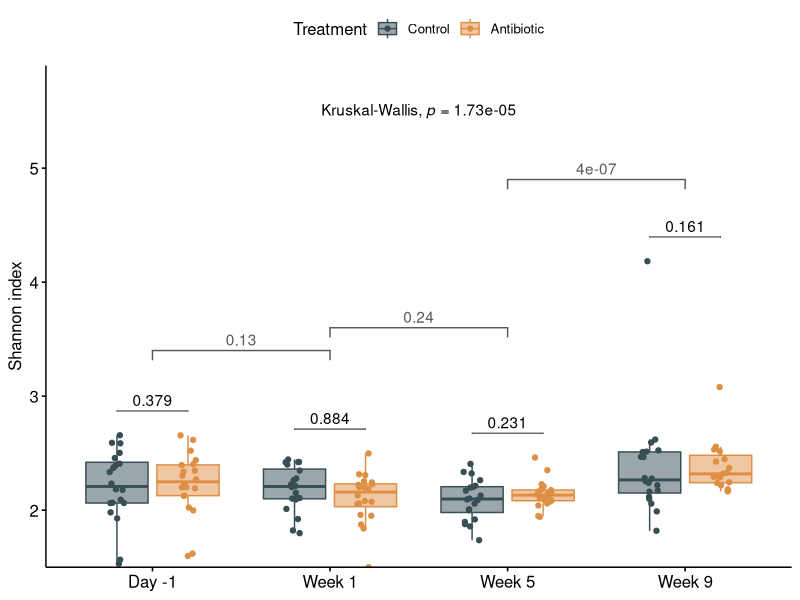
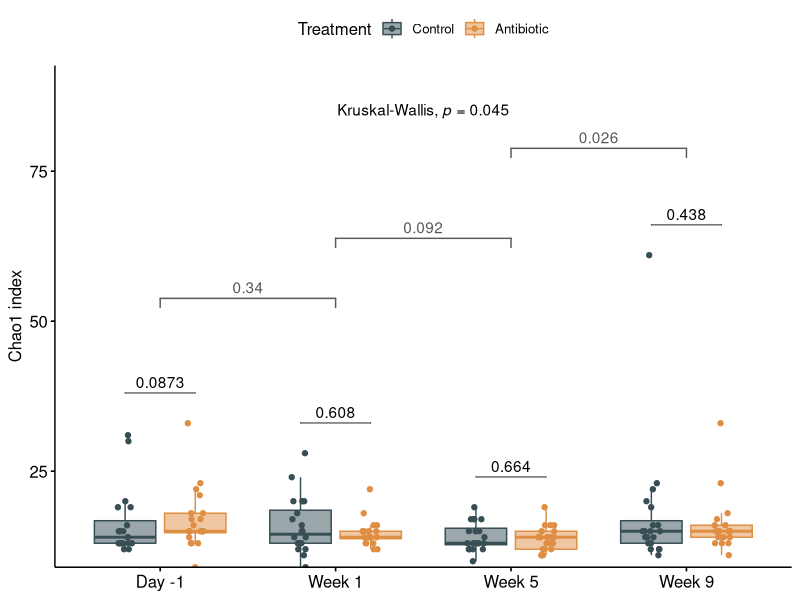
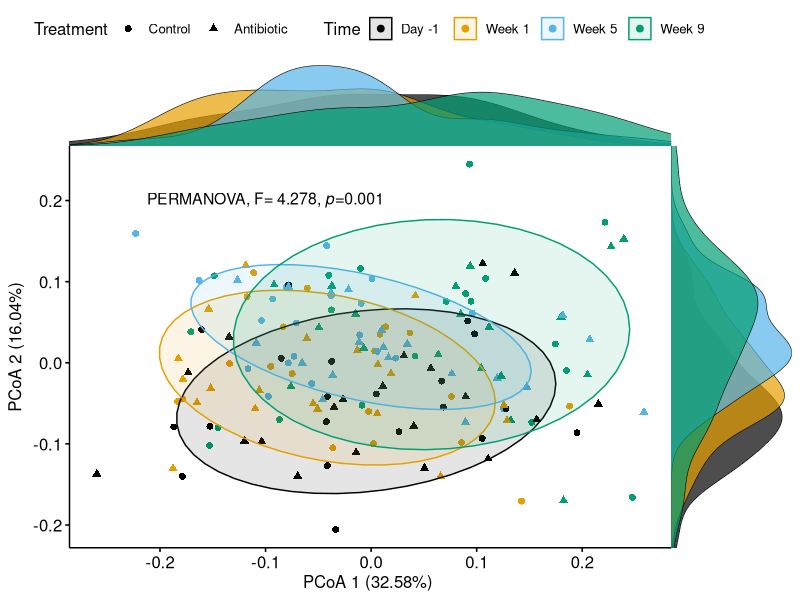
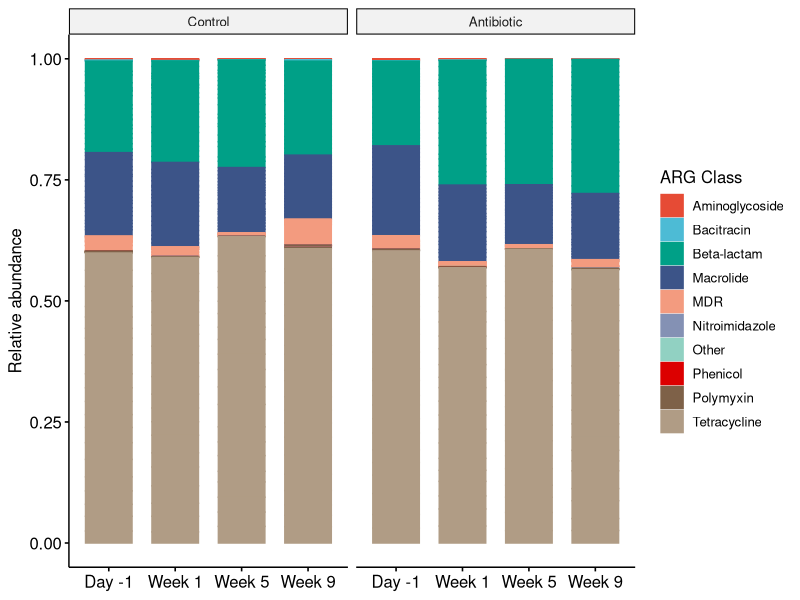
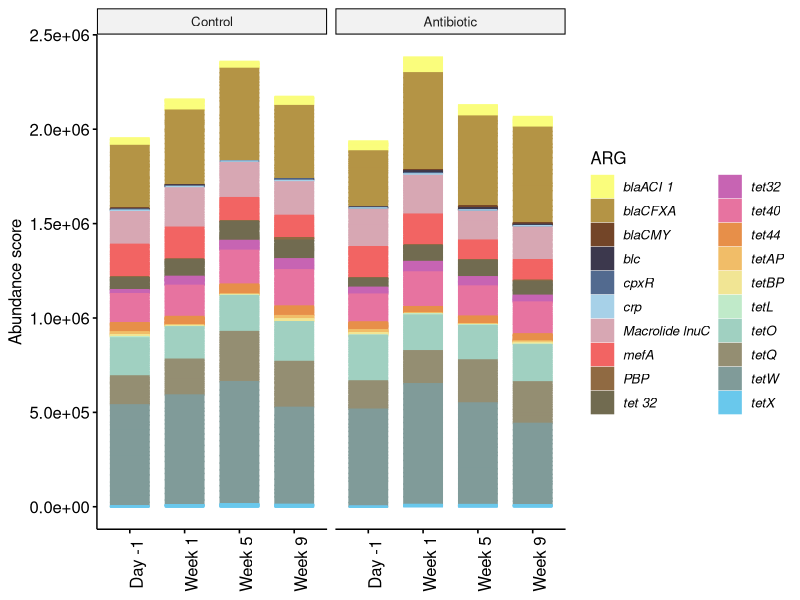
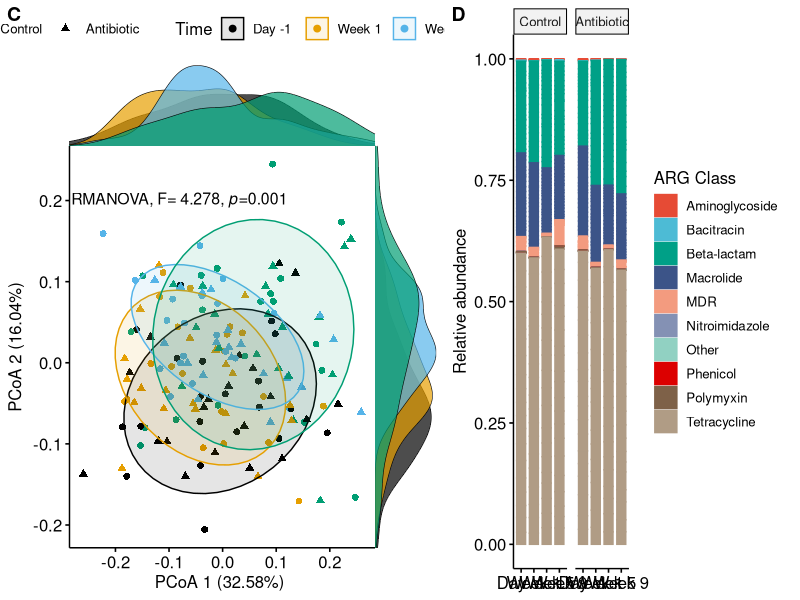

The R source for these figures, in order:
## ---- chunk 1
library(tidyverse)
library("ggsci") 
library(ggpubr)
library(rstatix)
## ---- chunk 2
setwd("~/OneDrive\ -\ Michigan\ State\ University/Manning_lab/Mastitis_project/GitHub/data/")

#Metadata
metadata =read.table("metadata.csv", sep = ",", header = TRUE,  na.strings = "") %>% 
   filter(Time_tx %in% c("Day -1","Week 1","Week 5", "Week 9"))
metadata$days_tx <- as.numeric(as.character(metadata$days_tx))
metadata$Treatment <- factor(metadata$Treatment, levels = c("Control","Antibiotic"))


#Alpha diversity (shannon, simpson, chao1) calculated through the COSMOS-ID pipeline
alpha =read.table("alpha_ARGs_abs_COSMOS-ID.tsv", sep = "\t", header = TRUE,  na.strings = "") 

#Beta diversity (Jaccard & Bray-curtis dissimilarity) calculated through the COSMOS-ID pipeline
beta = read.table("betapca_ARGs_abs_COSMOS-ID.tsv", sep = "\t", header = TRUE,  na.strings = "") 

#ARGs abundance score calculated through the COSMOS-ID pipeline
abundance = read.table("abundance_ARGs_abs_COSMOS-ID.tsv", sep = "\t", header = TRUE,  na.strings = "", check.names = F)
## ---- chunk 3
alpha_met <- merge(metadata,alpha,by="Name")
alpha_beta_met <- merge(beta,alpha_met,by="Name")
alpha_beta_met$Treatment <- factor(alpha_beta_met$Treatment, levels = c("Control","Antibiotic"))
## ---- chunk 4
library(rstatix)
#Calculating p-value for the variation over time
stat.test_time <- alpha_beta_met %>%
  kruskal_test(Shannon ~ Time_tx)
stat.test_time
## ---- chunk 5
library(rstatix)
#Calculating p-values between treatments by time point
stat.test <- alpha_beta_met %>%
  group_by(Time_tx) %>%
  wilcox_test(Shannon ~ Treatment, alternative = "less") %>%
  adjust_pvalue(method = "bonferroni") %>%
  add_significance("p.adj") %>%
  add_xy_position(x = "Time_tx", dodge = 0.8)

stat.test
## ---- chunk 6
library(ggpubr)
library(ggsci)

#Boxplot of Shannon diversity between treatment groups over time
shannon_boxplot_ARG = ggboxplot(alpha_beta_met, x = "Time_tx", y = "Shannon", color = "Treatment", palette = "jama", fill = "Treatment", add = c("jitter"), notch = F, outlier.shape = NA) +
  labs(x = "Time to treatment", y = "Shannon index", colour = "Treatment", fill = "Treatment") + 
  scale_fill_jama(alpha = 0.5) +
  stat_pvalue_manual(stat.test,  label = "p", tip.length = 0) +
  scale_y_continuous(expand = expansion(mult = c(0, 0.1))) +
  annotate("text", x = 2.5, y = 5.5, label = expression(paste("Kruskal-Wallis, ", paste(italic('p'))," = 1.73e-05"))) +
  geom_signif(aes(y = Shannon, x = Time_tx),
              comparisons = list(c("Day -1","Week 1"),c("Week 1","Week 5"),c("Week 5","Week 9") ), 
              test = "wilcox.test", y_position = c(3.2,3.4,4.7), color = "gray35", tip_length = 0.02)  +
  theme(axis.title.x = element_blank())

shannon_boxplot_ARG
## ---- chunk 7
library(rstatix)
#Calculating p-value for the variation over time
stat.test_time <- alpha_beta_met %>%
  kruskal_test(Chao1 ~ Time_tx)
stat.test_time
## ---- chunk 8
#Calculating p-values between treatments by time point
stat.test <- alpha_beta_met %>%
  group_by(Time_tx) %>%
  wilcox_test(Chao1 ~ Treatment, alternative = "less") %>%
  adjust_pvalue(method = "bonferroni") %>%
  add_significance("p.adj") %>% 
  add_xy_position(x = "Time_tx", dodge = 0.8)

stat.test
## ---- chunk 9
chao1_ARG_boxplot = ggboxplot(alpha_beta_met, x = "Time_tx", y = "Chao1", color = "Treatment", palette = "jama", fill = "Treatment", add = c("jitter"), notch = F, outlier.shape = NA) +
  labs(x = "Time to treatment", y = "Chao1 index", colour = "Treatment", fill = "Treatment") + 
  scale_fill_jama(alpha = 0.5)  + 
  stat_pvalue_manual(stat.test,  label = "p", tip.length = 0) +
  scale_y_continuous(expand = expansion(mult = c(0, 0.1))) +
  annotate("text", x = 2.5, y = 85, label = expression(paste("Kruskal-Wallis, ", paste(italic('p'))," = 0.045"))) +
  geom_signif(aes(y = Chao1, x = Time_tx),
              comparisons = list(c("Day -1","Week 1"),c("Week 1","Week 5"),c("Week 5","Week 9") ), 
              test = "wilcox.test", y_position = c(50,60,75), color = "gray35", tip_length = 0.02) +
  theme(axis.title.x = element_blank())

chao1_ARG_boxplot
## ---- chunk 10
library(cowplot)
library("scales")
library(ggthemes)

#Permanova value provided by COSMOS-ID
label_perm <- expression(paste("PERMANOVA, ",F ,"= 4.278, ",paste(italic('p')),"=0.001"))

#PCoA of the Bray-Curtis dissimilarity 
pmain_brayF = ggscatter(alpha_beta_met, x = "bray_curtis.X", y = "bray_curtis.Y", color = "Time_tx", shape = "Treatment",ellipse = TRUE, ellipse.level=.7,mean.point = F, mean.point.size = 5, star.plot = F) +
  labs(x = "PCoA 1 (32.58%) ", y = "PCoA 2 (16.04%)", colour = "Time", fill = "Time") + 
  theme(legend.position = "top") +
  scale_fill_colorblind() +   
  scale_color_colorblind() +
  annotate("text", x = -0.1, y = 0.2, label = label_perm, colour = "black", size = 4)

#Adding marginal densities along x axis in the PCoA
xdens <- axis_canvas(pmain_brayF, axis = "x") +
  geom_density(data = alpha_beta_met, aes(x = bray_curtis.X, fill = Time_tx), alpha = 0.7, size = 0.2) +
  theme(legend.position = "none") +
  scale_fill_colorblind()

#Adding marginal densities along x axis in the PCoA
ydens <- axis_canvas(pmain_brayF, axis = "y", coord_flip = TRUE) +
  theme(legend.position = "none") +
  geom_density(data = alpha_beta_met, aes(x = bray_curtis.Y, fill = Time_tx), alpha = 0.7, size = 0.2)+
  coord_flip() +
  scale_fill_colorblind()

#Inserting densities in the PCoA plot
p1 <- insert_xaxis_grob(pmain_brayF, xdens, grid::unit(.2, "null"), position = "top")
p2<- insert_yaxis_grob(p1, ydens, grid::unit(.2, "null"), position = "right")

#Ploting the PCoA
bray_plotARG = ggdraw(p2)
bray_plotARG
## ---- chunk 11
library(reshape2)
#Adding all the abundances at the Class level
ARG_class_ab <- abundance %>% 
  dplyr::select(Drug_Class, 6:164) %>% 
  group_by(Drug_Class) %>% 
  summarise_all(sum)

#Transposing table and merging with the metadata
ARG_class_ab_metadata <- melt(ARG_class_ab, id = colnames(ARG_class_ab)[1]) %>% 
  rename(Name = variable, Abundance = value) %>% 
  merge(metadata,by="Name")
## ---- chunk 12
ARG_class_ab_barplot <- ARG_class_ab_metadata %>% 
  ggbarplot(x= "Time_tx", y = "Abundance", color = "Drug_Class", fill = "Drug_Class", 
            palette = get_palette("npg",10), 
            ylab = "Relative abundance", 
            legend = "right", 
            position = position_fill()) +
  labs(fill="ARG Class", color="ARG Class") +
  facet_grid(~Treatment, scales = "free_x", space = "free_x") +
  theme(axis.title.x = element_blank())

ARG_class_ab_barplot
## ---- chunk 13
library(reshape2)
#Adding all the abundances at the ARG-group level
ARG_gene_ab <- abundance %>% 
  dplyr::select(ARG_group, 6:164) %>% 
  group_by(ARG_group) %>% 
  summarise_all(sum)

#Transposing table and merging with the metadata
ARG_ab_metadata <- melt(ARG_gene_ab, id = colnames(ARG_gene_ab)[1]) %>% 
  rename(Name = variable, Abundance = value) %>% 
  merge(metadata,by="Name")
## ---- chunk 14
#Identifying the top 20 ARGs
ARG_sum <- ARG_ab_metadata %>% 
  group_by(ARG_group) %>%
  summarize(sum_genes=sum(Abundance))

top20 <- top_n(ARG_sum,20)
top20
## ---- chunk 15
#Barplot of the top 20 ARGs
ARG_ab_barplot <- ARG_ab_metadata %>% 
  filter(ARG_group %in% top20$ARG_group) %>% 
  ggbarplot(x= "Time_tx", y = "Abundance", color = "ARG_group", fill = "ARG_group", 
            palette = get_palette("rickandmorty",20), 
            ylab = "Abundance score", 
            legend = "right", 
            position = position_stack()) +
  labs(fill="ARG", color="ARG") +
  facet_grid(~Treatment, scales = "free_x", space = "free_x") +
  guides(color = guide_legend(ncol = 2, bycol = TRUE)) +
  theme(axis.text.x = element_text(angle = 90), axis.title.x = element_blank()) +  
  scale_y_continuous(labels = function(x) format(x, scientific = TRUE)) +
  theme(legend.text = element_text(face = "italic"))

ARG_ab_barplot
## ---- chunk 16
ARG_composition_plots <- ggarrange(bray_plotARG, ARG_class_ab_barplot, ncol = 2, labels = c("C","D"), widths = c(1,.8))
ARG_composition_plots
